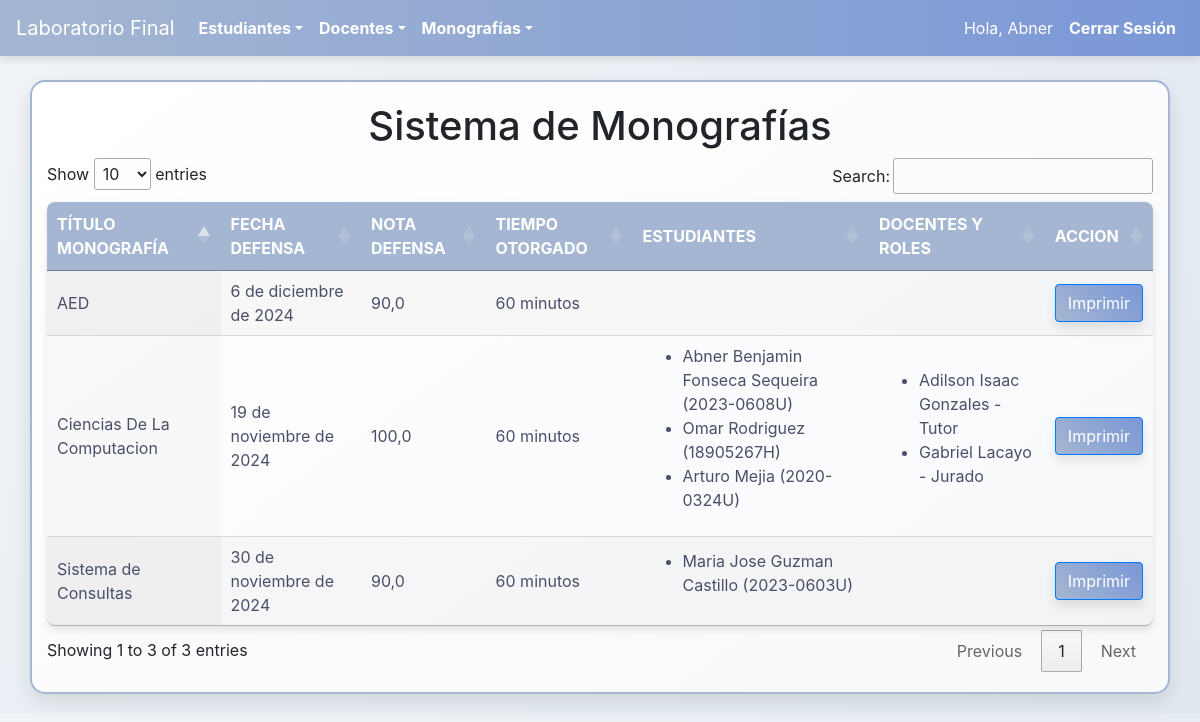
The app's page / (signed in) with its own data.
### MonoEstudiantes/models.py (models this page shows, shortened)
class Monografia(models.Model):
    id_monografia = models.AutoField(primary_key=True)  # Clave primaria
    titulo = models.CharField(max_length=255)
    fecha_defensa = models.DateField()
    nota_defensa = models.FloatField()
    tiempo_otorgado = models.IntegerField()
    tiempo_defensa = models.IntegerField()
    tpr = models.IntegerField()

class Estudiante(models.Model):
    carnet = models.CharField(primary_key=True, max_length=20)  # Clave primaria
    nombres = models.CharField(max_length=100)
    apellidos = models.CharField(max_length=100)
    direccion = models.CharField(max_length=255, null=True, blank=True)
    telefono = models.BigIntegerField(null=True, blank=True)
    anio_nacimiento = models.DateField()
    monografia = models.ForeignKey(Monografia, on_delete=models.CASCADE)  # Relación con Monografía

class ProfMon(models.Model):
    monografia = models.ForeignKey(Monografia, on_delete=models.CASCADE)  # Relación con Monografía
    docente = models.ForeignKey(Docente, on_delete=models.CASCADE)  # Relación con Docente
    rol = models.CharField(max_length=50)  # Rol del profesor en la monografía
    class Meta:
        unique_together = ('monografia', 'docente')  # Garantiza que no se repitan combinaciones

class Docente(models.Model):
    id_docente = models.AutoField(primary_key=True)  # Clave primaria
    nombres = models.CharField(max_length=100)
    apellidos = models.CharField(max_length=100)
    direccion = models.CharField(max_length=255, null=True, blank=True)
    telefono = models.BigIntegerField(null=True, blank=True)
    anio_nacimiento = models.DateField()

### MonoEstudiantes/views.py (the view)
# urls.py: path('', login_required(views.home), name='home'),  # Requiere autenticación para la página de inicio
def home(request):
    monografias = Monografia.objects.all()
    data = []
    for monografia in monografias:
        estudiantes = Estudiante.objects.filter(monografia=monografia)
        docentes = ProfMon.objects.filter(monografia=monografia)
        data.append({
            'monografia': monografia,
            'estudiantes': estudiantes,
            'docentes': docentes
        })
    return render(request, 'home.html', {'data': data})

### MonoEstudiantes/Templates/home.html (shortened to what this page needs)
{% extends 'base.html' %}
{% block content %}
<style>
    body {
        margin: 0;
        overflow: hidden;
    }
    #pdf-viewer {
        display: flex;
        justify-content: center;
        align-items: center;
        width: 100%;
        height: 100vh;
        background-color: #f0f0f0;
    }
    canvas {
        border: 1px solid #ccc;
    }
</style>
<h1 class="text-center">Sistema de Monografías</h1>
<table id="monografia-table" class="display">
    <thead>
        <tr>
            <th>Título Monografía</th>
            <th>Fecha Defensa</th>
            <th>Nota Defensa</th>
            <th>Tiempo Otorgado</th>
            <th>Estudiantes</th>
            <th>Docentes y Roles</th>
            <th>Accion</th>
        </tr>
    </thead>
    <tbody>
        {% for item in data %}
        <tr>
            <td>{{ item.monografia.titulo }}</td>
            <td>{{ item.monografia.fecha_defensa }}</td>
            <td>{{ item.monografia.nota_defensa }}</td>
            <td>{{ item.monografia.tiempo_otorgado }} minutos</td>
            <td>
                <ul>
                    {% for estudiante in item.estudiantes %}
                    <li>{{ estudiante.nombres }} {{ estudiante.apellidos }} ({{ estudiante.carnet }})</li>
                    {% endfor %}
                </ul>
            </td>
            <td>
                <ul>
                    {% for docente in item.docentes %}
                    <li>{{ docente.docente.nombres }} {{ docente.docente.apellidos }} - {{ docente.rol }}</li>
                    {% endfor %}
                </ul>
            </td>
            <td>
                <button class="btn btn-primary pdf-print" data-id="{{ item.monografia.id_monografia }}">
                    Imprimir
                </button>
            </td>
        </tr>
        {% endfor %}
    </tbody>
</table>
{% endblock %}

### MonoEstudiantes/Templates/base.html (shortened to what this page needs)
<!DOCTYPE html>
<html lang="en">
<head>
    {% load static %}
    <link rel="stylesheet" href="{% static 'css/styles.css' %}">
    <link rel="stylesheet" href="https://stackpath.bootstrapcdn.com/bootstrap/4.5.2/css/bootstrap.min.css">
    <link rel="stylesheet" href="https://cdn.datatables.net/1.13.6/css/jquery.dataTables.min.css">
</head>
<body>
    <nav class="navbar navbar-expand-lg navbar-dark bg-dark">
        <a class="navbar-brand" href="/">Laboratorio Final</a>
        <div class="collapse navbar-collapse" id="navbarNav">
            <ul class="navbar-nav">
                <li class="nav-item dropdown">
                    <a class="nav-link dropdown-toggle" href="#" id="estudiantesDropdown" role="button"
                        data-toggle="dropdown" aria-haspopup="true" aria-expanded="false">Estudiantes</a>
                </li>
                <li class="nav-item dropdown">
                    <a class="nav-link dropdown-toggle" href="#" id="docentesDropdown" role="button"
                        data-toggle="dropdown" aria-haspopup="true" aria-expanded="false">Docentes</a>
                </li>
                <li class="nav-item dropdown">
                    <a class="nav-link dropdown-toggle" href="#" id="monografiasDropdown" role="button"
                        data-toggle="dropdown" aria-haspopup="true" aria-expanded="false">Monografías</a>
                </li>
            </ul>
            <ul class="navbar-nav ml-auto">
                {% if user.is_authenticated %}
                <li class="nav-item">
                    <span class="navbar-text text-white mr-2">
                        Hola, {{ user.username }}
                    </span>
                </li>
                <li class="nav-item">
                    <a class="nav-link" href="{% url 'logout' %}">Cerrar Sesión</a>
                </li>
                {% endif %}
            </ul>
        </div>
    </nav>
    <div class="container mt-4">
        {% block content %}
        {% endblock %}
    </div>
</body>
</html>

### MonoEstudiantes/static/css/styles.css (style rules this page uses)
body { background: linear-gradient(135deg, #F0F4F8, #E1E8F0); font-family: 'Century Gothic', sans-serif; color: #4A4F68; margin: 0; padding: 0; overflow-x: hidden; animation: gradientBackground 20s infinite alternate ease-in-out; }
.navbar { background: linear-gradient(90deg, #A4B6D1, #7A97D7); color: #FFF; box-shadow: 0px 4px 8px rgba(0, 0, 0, 0.1); position: sticky; top: 0; z-index: 1000; animation: slideIn 1s ease-out, navbarShadow 0.4s ease-out; }
.nav-link { color: #FFF !important; font-weight: bold; transition: color 0.3s, transform 0.3s, text-shadow 0.3s; }
.container { background: linear-gradient(145deg, #FFFFFF, #F8F9FB); border: 2px solid #A4B6D1; border-radius: 15px; box-shadow: 0px 8px 20px rgba(0, 0, 0, 0.1); padding: 20px; margin: 20px auto; max-width: 80%; position: relative; overflow: hidden; transition: transform 0.5s, box-shadow 0.5s, background-color 0.5s; }
.btn-primary { background: linear-gradient(45deg, #A4B6D1, #7A97D7); border: none; color: #fff; font-weight: bold; padding: 12px 24px; border-radius: 30px; box-shadow: 0px 6px 12px rgba(0, 0, 0, 0.1); transition: background-color 0.3s, transform 0.3s; }
table { width: 100%; border-collapse: collapse; border-radius: 8px; overflow: hidden; box-shadow: 0px 4px 8px rgba(0, 0, 0, 0.1); }
table th, table td { padding: 12px 18px; text-align: left; color: #4A4F68; transition: background-color 0.3s ease, transform 0.3s ease; }
table th { background-color: #A4B6D1; color: #FFF; font-weight: bold; text-transform: uppercase; }

### MonoEstudiantes/Templates/home.html (style rules this page uses)
body { margin: 0; overflow: hidden; }

### records on screen
Monografia: monografia.titulo "Ciencias De La Computacion", monografia.fecha_defensa "19 de noviembre de 2024", monografia.nota_defensa "100,0", monografia.tiempo_otorgado "60"
Estudiante: nombres "Abner Benjamin", apellidos "Fonseca Sequeira", carnet "2023-0608U"
Estudiante: nombres "Omar", apellidos "Rodriguez", carnet "18905267H"
Estudiante: nombres "Arturo", apellidos "Mejia", carnet "2020-0324U"
ProfMon: docente.nombres "Adilson Isaac", docente.apellidos "Gonzales", rol "Tutor"
ProfMon: docente.nombres "Gabriel", docente.apellidos "Lacayo", rol "Jurado"
Monografia: monografia.titulo "Sistema de Consultas", monografia.fecha_defensa "30 de noviembre de 2024", monografia.nota_defensa "90,0", monografia.tiempo_otorgado "60"
Estudiante: nombres "Maria Jose", apellidos "Guzman Castillo", carnet "2023-0603U"
Monografia: monografia.titulo "AED", monografia.fecha_defensa "6 de diciembre de 2024", monografia.nota_defensa "90,0", monografia.tiempo_otorgado "60"

### other values on screen
{{ user.username }} "Abner"
